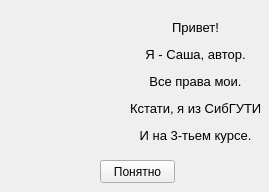
<?xml version="1.0" encoding="UTF-8"?>
<ui version="4.0">
 <class>Author</class>
 <widget class="QWidget" name="Author">
  <property name="geometry">
   <rect>
    <x>0</x>
    <y>0</y>
    <width>269</width>
    <height>192</height>
   </rect>
  </property>
  <property name="windowTitle">
   <string>Автор</string>
  </property>
  <property name="windowIcon">
   <iconset resource="images.qrc">
    <normaloff>:/source/konoha.ico</normaloff>:/source/konoha.ico</iconset>
  </property>
  <widget class="QLabel" name="AuthorImage">
   <property name="geometry">
    <rect>
     <x>10</x>
     <y>10</y>
     <width>110</width>
     <height>130</height>
    </rect>
   </property>
   <property name="autoFillBackground">
    <bool>false</bool>
   </property>
   <property name="text">
    <string/>
   </property>
   <property name="pixmap">
    <pixmap resource="images.qrc">:/img/source/Author.png</pixmap>
   </property>
   <property name="scaledContents">
    <bool>true</bool>
   </property>
  </widget>
  <widget class="QPushButton" name="UnderstandButton">
   <property name="geometry">
    <rect>
     <x>100</x>
     <y>160</y>
     <width>75</width>
     <height>23</height>
    </rect>
   </property>
   <property name="text">
    <string>Понятно</string>
   </property>
  </widget>
  <widget class="QLabel" name="AuthorInfo">
   <property name="geometry">
    <rect>
     <x>130</x>
     <y>20</y>
     <width>131</width>
     <height>131</height>
    </rect>
   </property>
   <property name="text">
    <string>&lt;html&gt;&lt;head/&gt;&lt;body&gt;&lt;p&gt;&lt;span style=&quot; font-size:10pt;&quot;&gt;Привет!&lt;/span&gt;&lt;/p&gt;&lt;p&gt;&lt;span style=&quot; font-size:10pt;&quot;&gt;Я - Саша, автор.&lt;/span&gt;&lt;/p&gt;&lt;p&gt;&lt;span style=&quot; font-size:10pt;&quot;&gt;Все права мои.&lt;/span&gt;&lt;/p&gt;&lt;p&gt;&lt;span style=&quot; font-size:10pt;&quot;&gt;Кстати, я из СибГУТИ.&lt;/span&gt;&lt;/p&gt;&lt;p&gt;&lt;span style=&quot; font-size:10pt;&quot;&gt;И на 3-тьем курсе.&lt;/span&gt;&lt;/p&gt;&lt;p&gt;&lt;span style=&quot; font-size:10pt;&quot;&gt;Пока&lt;/span&gt;&lt;/p&gt;&lt;/body&gt;&lt;/html&gt;</string>
   </property>
   <property name="alignment">
    <set>Qt::AlignCenter</set>
   </property>
  </widget>
 </widget>
 <resources>
  <include location="images.qrc"/>
 </resources>
 <connections/>
</ui>
